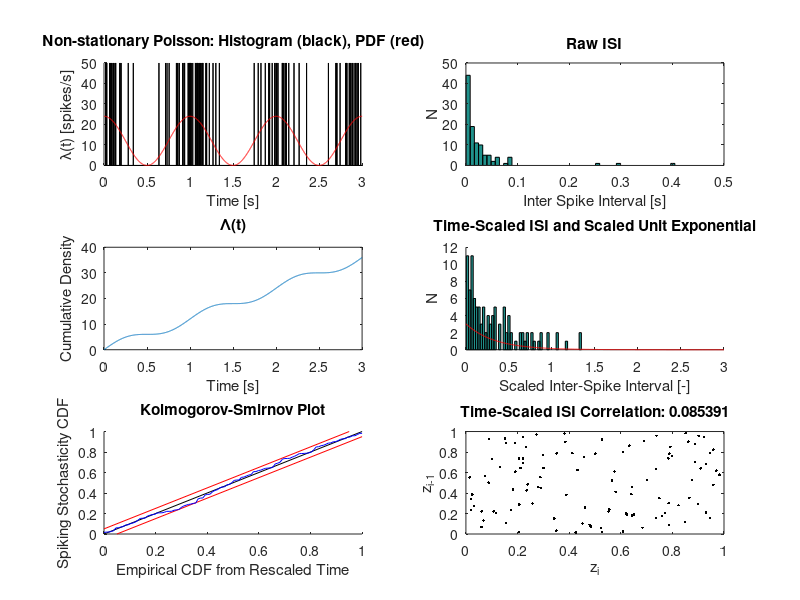

The MATLAB source for this figure: (Note: this script raises an error after producing the figure.)
% Time-scaling method for generating spikes

clear all;
close all;

duration = 3;                % Duration in seconds
Fs = 1000;                   % Sampling frequency
ts = [1:Fs*duration]*(1/Fs); % Time series

% lambda becomes a time-varying function
lambda = @(t) 12*(1 + cos(2*pi*t));

% Integral of lambda
Lambda = @(t) (12*t + (12/(2*pi))*sin(2*pi*t));

% The last time
T_end = Lambda(ts(end));

% How many times to sample?  TODO: This is probably wrong!
samples_to_take = duration * T_end;

% Generate spikes using random sampling
unsorted_spike_times = zeros(1,samples_to_take);

for i = 1:samples_to_take
    % Pick a random point on the uniform distribution between 0 and T_scale
    z = T_end * rand(1,1);
              
    % Invert Lambda to find the point in time which corresponds to z
    t_spike = fzero(@(t)(z - Lambda(t)), 0.5); 
    
    % Save that value
    unsorted_spike_times(i) = t_spike;   
end

spikes = sort(unsorted_spike_times);

% Inter Spike Intervals
isis_raw = diff([0, spikes]);

% Time scaled inter spike intervals: % TODO THIS IS NOT BETWEEN 0 and 1
isis_scaled = diff(Lambda([0,spikes]));

% Average lambda for the scaled ISIs
lambda_avg = 1 / mean(isis_scaled);

% Where scaled ISIs fall on the unit poisson's cumulative density function
z = 1 - exp(- lambda_avg * isis_scaled);

% How many bins for the histogram?
nbins = 50;

% Plot things prettily
figure;

subplot(3,2,1);
hold on;
bar(spikes, 50*ones(1,length(spikes)), 0.01,'k');
plot(ts, lambda(ts), 'r-');
title('Non-stationary Poisson: Histogram (black), PDF (red)');
xlabel('Time [s]');
ylabel('\lambda(t) [spikes/s]');
hold off;

subplot(3,2,2);
hist(isis_raw, nbins);
title('Raw ISI');
xlabel('Inter Spike Interval [s]');
ylabel('N');

subplot(3,2,3);
plot(ts, Lambda(ts));
xlabel('Time [s]');
ylabel('Cumulative Density');
title('{\Lambda}(t)');

subplot(3,2,4);
hold on;
hist(isis_scaled, nbins);
plot(ts, lambda_avg * exp(-lambda_avg*ts), 'r-');
title('Time-Scaled ISI and Scaled Unit Exponential');
xlabel('Scaled Inter-Spike Interval [-]');
ylabel('N');
hold off;

subplot(3,2,5);
hold on
plot([0,1],[0,1], 'k-', [0,0.95], [0.05,1], 'r-', [0.05,1], [0, 0.95], 'r-');
plot([0:1/(length(z)-1):1], sort(z), 'b-');
title('Kolmogorov-Smirnov Plot');
xlabel('Empirical CDF from Rescaled Time');
ylabel('Spiking Stochasticity CDF');
hold off;

subplot(3,2,6);
plot(z(2:end), z(1:end-1), 'k.');
R = corrcoef(z(2:end), z(1:end-1));
title(sprintf('Time-Scaled ISI Correlation: %f', R(1,2)));
xlabel('z_i');
ylabel('z_{i-1}');
hold off;

% -----------------------------------------

% Now check the likelihoods to see how inference would work

i=1;
search = 0.1:0.01:1.4;
likelihoods = [];

% Exhaustive search example
for l = search
    
    % Define the CDF of our hypothesis
    hypothesis_CDF = @(t) (123*t + (123/(2*pi*l))*sin(2*pi*l*t));
  
    % Time-Scale the spikes according to our CDF
    isi_h = diff(hypothesis_CDF([0,spikes]));

    % Average lambda for the scaled ISIs
    l_avg = 1 / mean(isi_h);

    % Where scaled ISIs fall on the unit poisson's cumulative density function
    z = 1 - exp(- l_avg * isi_h);
    z = sort(z);
    
    % TODO: likelihood of the model should replace this bogus approximation
    %likelihoods(i) = - sum(([0:1/(length(z)-1):1] - z).^2); % LSq of difference from 45 degree line
    % If it is not on the 45 degree line, then uniformity has been violated!
    % Slightly better way is this?
    PD = fitdist(z','exponential');
    
    k = 1;
    n = length(isi_h); 
    %likelihoods(i) = -2*(-PD.NLogL) + 2*k*log(n); % THIS IS THE BIC!
    likelihoods(i) = exp(PD.NLogL); 
        
    % TODO: When more alert, check if the following is actually better:
    %isi_h = diff(hypothesis_CDF([0,spikes]) / hypothesis_CDF(duration));

    % The integral from the deviation from the uniform distribution at this
    % point is a good metric?
    
    % Average lambda for the scaled ISIs
    %l_avg = 1 / mean(isi_h);

    % Where scaled ISIs fall on the unit poisson's cumulative density function
    %z = 1 - exp(- l_avg * isi_h);
    %z = sort(z);
        
    i=i+1;
end

plot(search, likelihoods, 'k-');
title('Model Likelihood');
xlabel('Model Parameter');
ylabel('Likelihood');


figure;
hold on;
bar(spikes, 50*ones(1,length(spikes)), 0.01,'k');
plot(ts, lambda(ts), 'r-');
l=0.99; hypo = @(t) 123*(1 + cos(2*pi*l*t));
plot(ts, hypo(ts), 'g-');
l=1.02; hypo = @(t) 123*(1 + cos(2*pi*l*t));
plot(ts, hypo(ts), 'g-');
xlabel('Time [s]');
ylabel('\lambda(t) [spikes/s]');
hold off;



